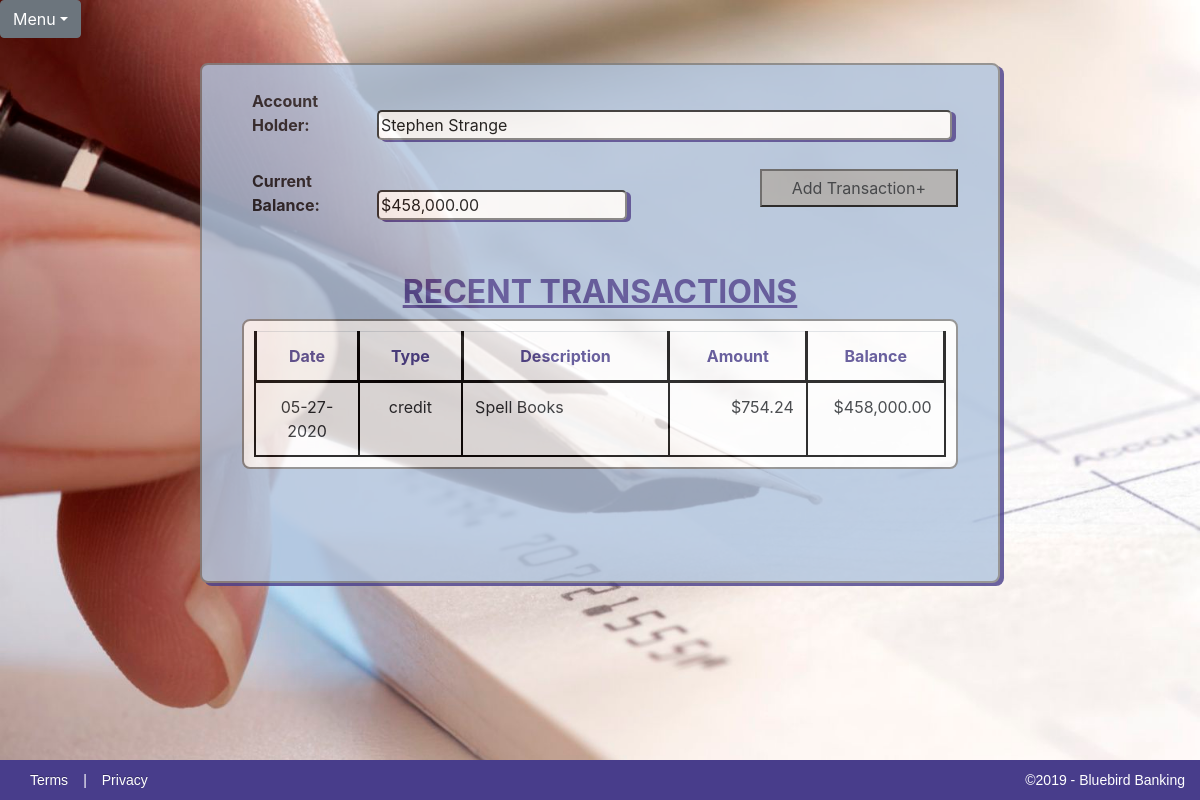
/2/balance, run on the app's committed database.
### accounts/models.py (models this page shows, shortened)
class Account(models.Model):
    account_Num = models.CharField(max_length=10, default="", blank=True, null=False, unique=True)
    name_first = models.CharField(max_length=100, default="", blank=True, null=False)
    name_last = models.CharField(max_length=100, default="", blank=True, null=False)
    balance = models.DecimalField(max_digits=100000, decimal_places=2, default="", blank=True, null=False)
    objects = models.Manager()

class Transaction(models.Model):
    date = models.DateTimeField(auto_now_add=True, blank=True)
    type = models.CharField(max_length=10, choices=TRANSACTION_TYPES)
    description = models.CharField(max_length=100, default="", blank=True, null=False)
    amount = models.DecimalField(max_digits=100000, decimal_places=2, default="", blank=True, null=False)
    account = models.ForeignKey(Account, related_name='transaction', on_delete=models.CASCADE)
    current_balance = models.DecimalField(max_digits=100000, decimal_places=2, default=0.00, blank=True, null=False)
    objects = models.Manager()

### mainapp/views.py (the view)
# urls.py: path('<int:pk>/balance', views.balanceSheet, name="balanceSheet"),
def balanceSheet(request, pk):
    pk = int(pk)
    account_info = get_object_or_404(Account, pk=pk)
    account = Account.objects.filter(pk=pk)
    transactions = Transaction.objects.filter(account__account_Num=account)
    return render(request, "BalanceSheet.html", {'account': account, 'transactions':transactions, 'accountInfo': account_info})

### templates/BalanceSheet.html (shortened to what this page needs)
{% extends 'checkbook_base.html' %}
{% load humanize %}
{% block content %}
			<div id="all-transactions-form">
				<form>
					<br>
					<label>Account Holder:</label><input id="accountholder" type="text" name="accountHolder" value="{{ accountInfo.name_first }} {{ accountInfo.name_last }}" readonly><br><br>
					<label>Current Balance:</label><input id="balance" type="text" name="currentBalance" value="${{ accountInfo.balance | intcomma}}" readonly>
					<button type="button"><a href="{% url 'newTransaction' %}" class="dropdown-item">Add Transaction+</a></button>
				</form>
				<br><br>
			</div>
			<h2>RECENT TRANSACTIONS</h2>
			<table class="table table-responsive" id ="transactions-table">
				<tr id="headerRow">
					<th>Date</th>
					<th>Type</th>
					<th>Description</th>
					<th>Amount</th>
					<th>Balance</th>
				</tr>
				{% for entry in account %}
					{% for item in entry.transaction.all %}
				<tr>
					<td class="center"> {{ item.date | date:'m-d-Y' }} </td>
					<td class="center">{{ item.type }}</td>
					<td class="left">{{ item.description }}</td>
					<td class="right">${{ item.amount | intcomma }}</td>
					<td class="right">${{ item.current_balance | intcomma }}</td>
				</tr>
				{% endfor %}
				{% endfor %}
			</table>
			<br><br>
{% endblock %}

### assets/CSS/CheckbookApp.css (style rules this page uses)
html, body { height: cover; width: cover; }
body { font-family: Lucida Sans Unicode; text-align: center; background-image: url('../../static/images/CheckCalligraphyPen.jpg'); -webkit-background-size: cover; -moz-background-size: cover; -o-background-size: cover; background-size: cover; overflow: scroll; background-repeat: no-repeat; }
label { width: 125px; margin-left: 50px; font-weight: bold; opacity: initial; }
input, select { width: 500px; border-radius: 5px; box-shadow: 4px 2px darkslateblue; }
th { border: 3px solid black; }
tr td { height: 25px; border: 2px solid black; word-wrap: normal; vertical-align: top; width: auto; }
#headerRow { color: darkslateblue; text-align: center; }
.center { text-align: center; width: 15%; }
.left { padding-left: 10px; width: 30%; word-wrap: normal; }
.right { padding-right: 5px; width: 20%; text-align: right; }
.checkbook-container h2 { color: darkslateblue; font-size: 32px; font-weight: bold; text-align: center; text-decoration: underline; }
#all-transactions-form { position: relative; }
#all-transactions-form button { background-color: darkgray; position: relative; right: 40px; float: right; }
#accountholder { width: 575px; }
#balance { width: 250px; }
#transactions-table { background-color:white; width: 90%; height: auto; margin-right: auto; margin-left: auto; padding: 10px; border: 2px solid gray; border-collapse: collapse; border-radius: 8px; table-layout: auto; float: center; position: relative; }
.checkbook-container button, .new-account-button { background-color: darkgray; display: block; margin-left: auto; margin-right: auto; }
button a, button a:hover { text-decoration: none; text-align: center; color:black; }

### data on the page
Account: accountHolder "Stephen Strange", currentBalance "$458,000.00"
Transaction: date "05-27-2020", type "credit", description "Spell Books", amount "754.24", current_balance "458,000.00"
